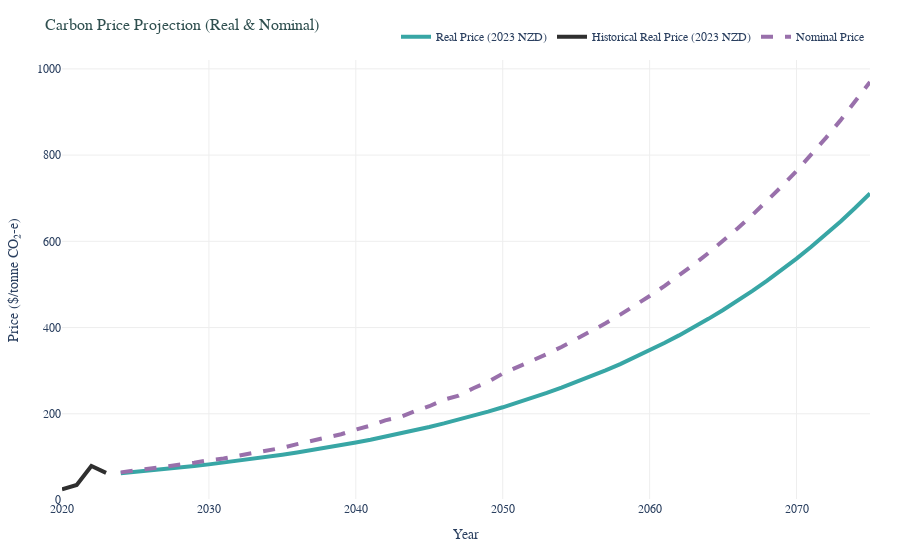
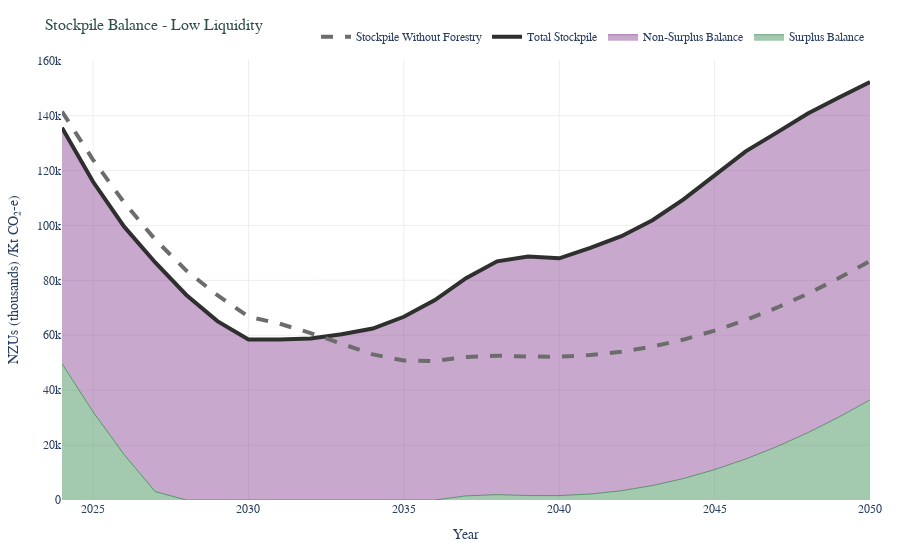
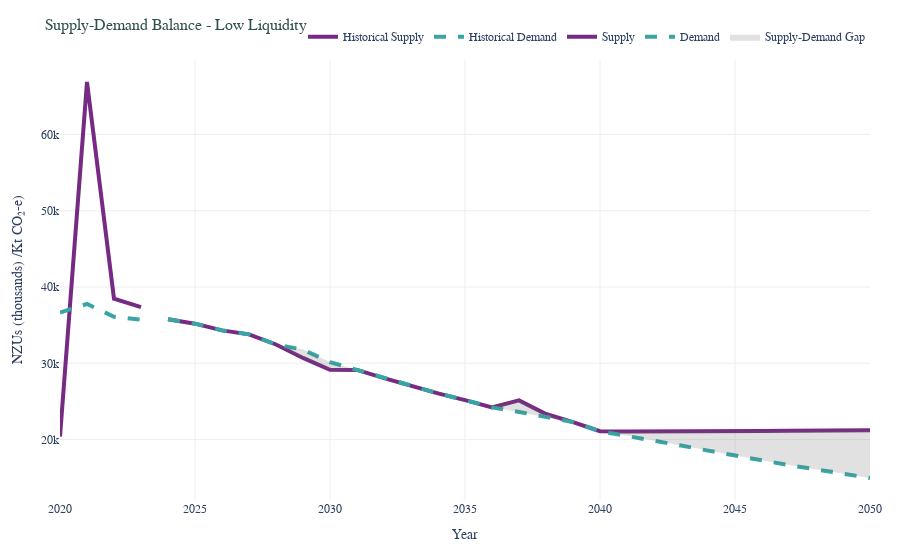

Notebook code cell kept with these figures, in order:
### Code cell
# Load chart generator
from model.utils.chart_generator import ChartGenerator

# Initialise chart generator
chart_gen = ChartGenerator(NZU)

# Generate carbon price comparison chart
price_chart = chart_gen.carbon_price_chart()
display(price_chart)
price_chart.write_image(str(output_dir / "liquidity_price_comparison.png"))

# Generate stockpile balance comparison
stockpile_chart = chart_gen.stockpile_balance_chart()
display(stockpile_chart)
stockpile_chart.write_image(str(output_dir / "liquidity_stockpile_comparison.png"))

# Generate supply-demand balance comparison
balance_chart = chart_gen.supply_demand_balance_chart()
display(balance_chart)
balance_chart.write_image(str(output_dir / "liquidity_balance_comparison.png"))

### Figure 1 — Plotly figure (JSON) as saved in the notebook; plotly's stock layout.template omitted (floating-point values rounded to 4 significant figures)
{"data": [{"hovertemplate": "Year: %{x}<br>Real Price: $%{y:.1f} (2023 NZD)<extra></extra>", "line": {"color": "rgb(56, 166, 165)", "width": 4}, "mode": "lines", "name": "Real Price (2023 NZD)", "type": "scatter", "x": [2024, 2025, 2026, 2027, 2028, 2029, 2030, 2031, 2032, 2033, 2034, 2035, 2036, 2037, 2038, 2039, 2040, 2041, 2042, 2043, 2044, 2045, 2046, 2047, 2048, 2049, 2050, 2051, 2052, 2053, 2054, 2055, 2056, 2057, 2058, 2059, 2060, 2061, 2062, 2063, 2064, 2065, 2066, 2067, 2068, 2069, 2070, 2071, 2072, 2073, 2074, 2075], "y": [62, 65.04, 68.22, 71.57, 75.07, 78.75, 82.61, 86.66, 90.91, 95.36, 100.0, 104.9, 110.1, 115.5, 121.1, 127.1, 133.3, 139.8, 146.7, 153.9, 161.4, 169.3, 177.6, 186.3, 195.4, 205.0, 215.1, 225.6, 236.6, 248.2, 260.4, 273.2, 286.6, 300.6, 315.3, 330.8, 347.0, 364.0, 381.8, 400.5, 420.2, 440.7, 462.3, 485.0, 508.8, 533.7, 559.8, 587.3, 616.0, 646.2, 677.9, 711.1]}, {"hovertemplate": "Year: %{x}<br>Historical Real Price: $%{y:.1f} (2023 NZD)<extra></extra>", "line": {"color": "rgb(47, 47, 47)", "dash": "solid", "width": 4}, "mode": "lines", "name": "Historical Real Price (2023 NZD)", "type": "scatter", "x": [2020, 2021, 2022, 2023], "y": [25, 35, 79, 63]}, {"hovertemplate": "Year: %{x}<br>Nominal Price: $%{y:.1f}<extra></extra>", "line": {"color": "rgb(153,112,171)", "dash": "dash", "width": 4}, "mode": "lines", "name": "Nominal Price", "type": "scatter", "x": [2024, 2025, 2026, 2027, 2028, 2029, 2030, 2031, 2032, 2033, 2034, 2035, 2036, 2037, 2038, 2039, 2040, 2041, 2042, 2043, 2044, 2045, 2046, 2047, 2048, 2049, 2050, 2051, 2052, 2053, 2054, 2055, 2056, 2057, 2058, 2059, 2060, 2061, 2062, 2063, 2064, 2065, 2066, 2067, 2068, 2069, 2070, 2071, 2072, 2073, 2074, 2075], "y": [64.06, 68.55, 73.35, 76.32, 81.66, 86.36, 92.4, 96.15, 102.9, 108.8, 116.4, 121.1, 129.6, 137.1, 146.6, 152.6, 163.3, 172.7, 184.7, 192.2, 205.7, 217.5, 232.7, 242.2, 259.1, 274.0, 293.2, 307.6, 322.7, 338.5, 355.0, 372.4, 390.7, 409.8, 429.9, 451.0, 473.1, 496.3, 520.6, 546.1, 572.9, 600.9, 630.4, 661.3, 693.7, 727.6, 763.3, 800.7, 839.9, 881.1, 924.3, 969.6]}], "layout": {"font": {"family": "Arial, sans-serif", "size": 12}, "hovermode": "closest", "legend": {"orientation": "h", "x": 1, "xanchor": "right", "y": 1.02, "yanchor": "bottom"}, "margin": {"b": 60, "l": 60, "r": 30, "t": 60}, "paper_bgcolor": "white", "plot_bgcolor": "white", "title": {"font": {"color": "rgb(47, 79, 79)", "size": 16}, "text": "Carbon Price Projection (Real & Nominal)"}, "xaxis": {"gridcolor": "#eeeeee", "range": [null, null], "showgrid": true, "title": {"standoff": 15, "text": "Year"}}, "yaxis": {"gridcolor": "#eeeeee", "range": [0, null], "rangemode": "nonnegative", "showgrid": true, "title": {"standoff": 15, "text": "Price ($/tonne CO₂-e)"}}}}

### Figure 2 — Plotly figure (JSON) as saved in the notebook; plotly's stock layout.template omitted (floating-point values rounded to 4 significant figures)
{"data": [{"fillcolor": "rgba(27,120,55, 0.4)", "hovertemplate": "Year: %{x}<br>Surplus Balance: %{y:.2f} kt CO₂-e<extra></extra>", "line": {"color": "rgba(27,120,55, 0.6)", "width": 1}, "mode": "lines", "name": "Surplus Balance", "stackgroup": "one", "type": "scatter", "x": [2024, 2025, 2026, 2027, 2028, 2029, 2030, 2031, 2032, 2033, 2034, 2035, 2036, 2037, 2038, 2039, 2040, 2041, 2042, 2043, 2044, 2045, 2046, 2047, 2048, 2049, 2050], "y": [49650.0, 32090.0, 16520.0, 3056.0, 0, 0, 0, 0, 0, 0, 0, 0, 0, 1515.0, 1944.0, 1623.0, 1608.0, 2174.0, 3374.0, 5272.0, 7832.0, 11080.0, 14930.0, 19420.0, 24520.0, 30210.0, 36470.0]}, {"fillcolor": "rgba(118,42,131, 0.4)", "hovertemplate": "Year: %{x}<br>Non-Surplus Balance: %{y:.2f} kt CO₂-e<extra></extra>", "line": {"color": "rgba(118,42,131, 0.6)", "width": 1}, "mode": "lines", "name": "Non-Surplus Balance", "stackgroup": "one", "type": "scatter", "x": [2024, 2025, 2026, 2027, 2028, 2029, 2030, 2031, 2032, 2033, 2034, 2035, 2036, 2037, 2038, 2039, 2040, 2041, 2042, 2043, 2044, 2045, 2046, 2047, 2048, 2049, 2050], "y": [85960.0, 83800.0, 83030.0, 83440.0, 74670.0, 65140.0, 58460.0, 58420.0, 58810.0, 60330.0, 62440.0, 66730.0, 72810.0, 79290.0, 84970.0, 87020.0, 86410.0, 89660.0, 92700.0, 96630.0, 101600.0, 107200.0, 112000.0, 114400.0, 116200.0, 116300.0, 115800.0]}, {"hovertemplate": "Year: %{x}<br>Total Stockpile: %{y:.2f} kt CO₂-e<extra></extra>", "line": {"color": "rgb(47, 47, 47)", "width": 4}, "mode": "lines", "name": "Total Stockpile", "type": "scatter", "x": [2024, 2025, 2026, 2027, 2028, 2029, 2030, 2031, 2032, 2033, 2034, 2035, 2036, 2037, 2038, 2039, 2040, 2041, 2042, 2043, 2044, 2045, 2046, 2047, 2048, 2049, 2050], "y": [135600.0, 115900.0, 99550.0, 86500.0, 74670.0, 65140.0, 58460.0, 58420.0, 58810.0, 60330.0, 62440.0, 66730.0, 72810.0, 80800.0, 86920.0, 88640.0, 88020.0, 91840.0, 96080.0, 101900.0, 109500.0, 118200.0, 127000.0, 133800.0, 140700.0, 146600.0, 152200.0]}, {"hovertemplate": "Year: %{x}<br>Stockpile Without Forestry: %{y:.2f} kt CO₂-e<extra></extra>", "line": {"color": "rgb(108, 108, 108)", "dash": "dash", "width": 4}, "mode": "lines", "name": "Stockpile Without Forestry", "type": "scatter", "x": [2024, 2025, 2026, 2027, 2028, 2029, 2030, 2031, 2032, 2033, 2034, 2035, 2036, 2037, 2038, 2039, 2040, 2041, 2042, 2043, 2044, 2045, 2046, 2047, 2048, 2049, 2050], "y": [141400.0, 123900.0, 108300.0, 94860.0, 83550.0, 74590.0, 66770.0, 64210.0, 60790.0, 56860.0, 53030.0, 50780.0, 50600.0, 52120.0, 52540.0, 52220.0, 52210.0, 52770.0, 53970.0, 55870.0, 58430.0, 61680.0, 65530.0, 70020.0, 75120.0, 80810.0, 87070.0]}], "layout": {"font": {"family": "Arial, sans-serif", "size": 12}, "hovermode": "closest", "legend": {"orientation": "h", "x": 1, "xanchor": "right", "y": 1.02, "yanchor": "bottom"}, "margin": {"b": 60, "l": 60, "r": 30, "t": 60}, "paper_bgcolor": "white", "plot_bgcolor": "white", "title": {"font": {"color": "rgb(47, 79, 79)", "size": 16}, "text": "Stockpile Balance - Low Liquidity"}, "xaxis": {"gridcolor": "#eeeeee", "showgrid": true, "title": {"standoff": 15, "text": "Year"}}, "yaxis": {"gridcolor": "#eeeeee", "rangemode": "tozero", "showgrid": true, "title": {"standoff": 15, "text": "NZUs (thousands) /Kt CO₂-e)"}}}}

### Figure 3 — Plotly figure (JSON) as saved in the notebook; plotly's stock layout.template omitted (floating-point values rounded to 4 significant figures)
{"data": [{"hovertemplate": "Year: %{x}<br>Supply: %{y:.2f} kt CO₂-e<extra></extra>", "line": {"color": "rgb(118,42,131)", "width": 4}, "mode": "lines", "name": "Historical Supply", "type": "scatter", "x": [2020, 2021, 2022, 2023], "y": [20404, 66873, 38467, 37355]}, {"hovertemplate": "Year: %{x}<br>Demand: %{y:.2f} kt CO₂-e<extra></extra>", "line": {"color": "rgb(56, 166, 165)", "dash": "dash", "width": 4}, "mode": "lines", "name": "Historical Demand", "type": "scatter", "x": [2020, 2021, 2022, 2023], "y": [36650.0, 37780.0, 36110.0, 35710.0]}, {"hovertemplate": "Year: %{x}<br>Supply: %{y:.2f} kt CO₂-e<extra></extra>", "line": {"color": "rgb(118,42,131)", "width": 4}, "mode": "lines", "name": "Supply", "type": "scatter", "x": [2024, 2025, 2026, 2027, 2028, 2029, 2030, 2031, 2032, 2033, 2034, 2035, 2036, 2037, 2038, 2039, 2040, 2041, 2042, 2043, 2044, 2045, 2046, 2047, 2048, 2049, 2050], "y": [35760.0, 35200.0, 34320.0, 33790.0, 32470.0, 30700.0, 29140.0, 29130.0, 28060.0, 27040.0, 26060.0, 25180.0, 24220.0, 25140.0, 23350.0, 22290.0, 21090.0, 21060.0, 21100.0, 21120.0, 21110.0, 21120.0, 21130.0, 21150.0, 21170.0, 21200.0, 21220.0]}, {"hovertemplate": "Year: %{x}<br>Demand: %{y:.2f} kt CO₂-e<extra></extra>", "line": {"color": "rgb(56, 166, 165)", "dash": "dash", "width": 4}, "mode": "lines", "name": "Demand", "type": "scatter", "x": [2024, 2025, 2026, 2027, 2028, 2029, 2030, 2031, 2032, 2033, 2034, 2035, 2036, 2037, 2038, 2039, 2040, 2041, 2042, 2043, 2044, 2045, 2046, 2047, 2048, 2049, 2050], "y": [35760.0, 35200.0, 34320.0, 33790.0, 32470.0, 31790.0, 30160.0, 29130.0, 28060.0, 27040.0, 26060.0, 25180.0, 24220.0, 23630.0, 22920.0, 22290.0, 21090.0, 20490.0, 19900.0, 19220.0, 18550.0, 17880.0, 17280.0, 16650.0, 16080.0, 15510.0, 14970.0]}, {"fill": "toself", "fillcolor": "rgba(108, 108, 108, 0.2)", "hoverinfo": "skip", "hovertemplate": "Year: %{x}<br>Supply-Demand Gap: %{y:.2f} kt CO₂-e<extra></extra>", "line": {"width": 0}, "name": "Supply-Demand Gap", "showlegend": true, "type": "scatter", "x": [2024, 2025, 2026, 2027, 2028, 2029, 2030, 2031, 2032, 2033, 2034, 2035, 2036, 2037, 2038, 2039, 2040, 2041, 2042, 2043, 2044, 2045, 2046, 2047, 2048, 2049, 2050, 2050, 2049, 2048, 2047, 2046, 2045, 2044, 2043, 2042, 2041, 2040, 2039, 2038, 2037, 2036, 2035, 2034, 2033, 2032, 2031, 2030, 2029, 2028, 2027, 2026, 2025, 2024], "y": [35760.0, 35200.0, 34320.0, 33790.0, 32470.0, 30700.0, 29140.0, 29130.0, 28060.0, 27040.0, 26060.0, 25180.0, 24220.0, 25140.0, 23350.0, 22290.0, 21090.0, 21060.0, 21100.0, 21120.0, 21110.0, 21120.0, 21130.0, 21150.0, 21170.0, 21200.0, 21220.0, 14970.0, 15510.0, 16080.0, 16650.0, 17280.0, 17880.0, 18550.0, 19220.0, 19900.0, 20490.0, 21090.0, 22290.0, 22920.0, 23630.0, 24220.0, 25180.0, 26060.0, 27040.0, 28060.0, 29130.0, 30160.0, 31790.0, 32470.0, 33790.0, 34320.0, 35200.0, 35760.0]}], "layout": {"font": {"family": "Arial, sans-serif", "size": 12}, "hovermode": "closest", "legend": {"orientation": "h", "x": 1, "xanchor": "right", "y": 1.02, "yanchor": "bottom"}, "margin": {"b": 60, "l": 60, "r": 30, "t": 60}, "paper_bgcolor": "white", "plot_bgcolor": "white", "title": {"font": {"color": "rgb(47, 79, 79)", "size": 16}, "text": "Supply-Demand Balance - Low Liquidity"}, "xaxis": {"gridcolor": "#eeeeee", "showgrid": true, "title": {"standoff": 15, "text": "Year"}}, "yaxis": {"gridcolor": "#eeeeee", "range": [0, null], "rangemode": "nonnegative", "showgrid": true, "title": {"standoff": 15, "text": "NZUs (thousands) /Kt CO₂-e)"}}}}
